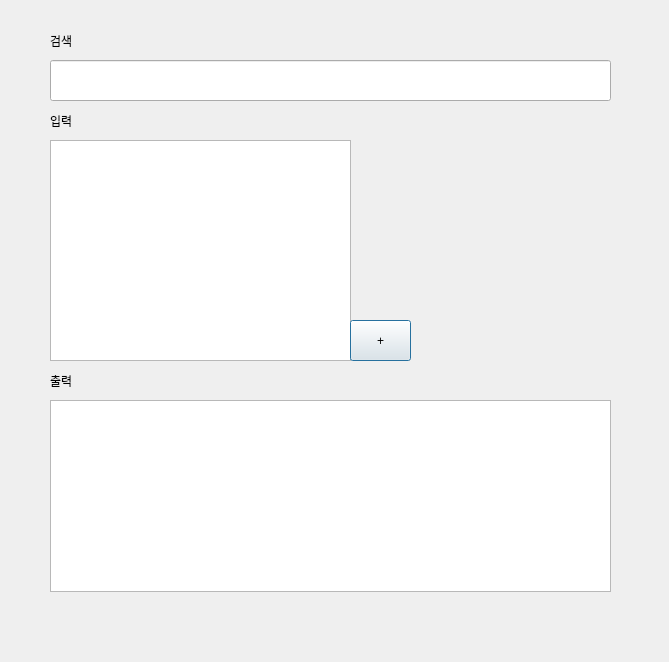
<?xml version="1.0" encoding="UTF-8"?>
<ui version="4.0">
 <class>Dialog</class>
 <widget class="QDialog" name="Dialog">
  <property name="geometry">
   <rect>
    <x>0</x>
    <y>0</y>
    <width>669</width>
    <height>662</height>
   </rect>
  </property>
  <property name="windowTitle">
   <string>Dialog</string>
  </property>
  <widget class="QLineEdit" name="Sline">
   <property name="geometry">
    <rect>
     <x>50</x>
     <y>60</y>
     <width>561</width>
     <height>41</height>
    </rect>
   </property>
  </widget>
  <widget class="QTextEdit" name="In_text">
   <property name="geometry">
    <rect>
     <x>50</x>
     <y>140</y>
     <width>301</width>
     <height>221</height>
    </rect>
   </property>
  </widget>
  <widget class="QLabel" name="label">
   <property name="geometry">
    <rect>
     <x>50</x>
     <y>20</y>
     <width>91</width>
     <height>41</height>
    </rect>
   </property>
   <property name="text">
    <string>검색</string>
   </property>
  </widget>
  <widget class="QLabel" name="label_2">
   <property name="geometry">
    <rect>
     <x>50</x>
     <y>100</y>
     <width>91</width>
     <height>41</height>
    </rect>
   </property>
   <property name="text">
    <string>입력</string>
   </property>
  </widget>
  <widget class="QLabel" name="label_3">
   <property name="geometry">
    <rect>
     <x>50</x>
     <y>360</y>
     <width>91</width>
     <height>41</height>
    </rect>
   </property>
   <property name="text">
    <string>출력</string>
   </property>
  </widget>
  <widget class="QTextBrowser" name="Out_text">
   <property name="geometry">
    <rect>
     <x>50</x>
     <y>400</y>
     <width>561</width>
     <height>192</height>
    </rect>
   </property>
   <property name="html">
    <string>&lt;!DOCTYPE HTML PUBLIC &quot;-//W3C//DTD HTML 4.0//EN&quot; &quot;http://www.w3.org/TR/REC-html40/strict.dtd&quot;&gt;
&lt;html&gt;&lt;head&gt;&lt;meta name=&quot;qrichtext&quot; content=&quot;1&quot; /&gt;&lt;style type=&quot;text/css&quot;&gt;
p, li { white-space: pre-wrap; }
&lt;/style&gt;&lt;/head&gt;&lt;body style=&quot; font-family:'Gulim'; font-size:9pt; font-weight:400; font-style:normal;&quot;&gt;
&lt;p style=&quot;-qt-paragraph-type:empty; margin-top:0px; margin-bottom:0px; margin-left:0px; margin-right:0px; -qt-block-indent:0; text-indent:0px;&quot;&gt;&lt;br /&gt;&lt;/p&gt;&lt;/body&gt;&lt;/html&gt;</string>
   </property>
  </widget>
  <widget class="QPushButton" name="Plus">
   <property name="geometry">
    <rect>
     <x>350</x>
     <y>320</y>
     <width>61</width>
     <height>41</height>
    </rect>
   </property>
   <property name="text">
    <string>+</string>
   </property>
  </widget>
 </widget>
 <resources/>
 <connections/>
</ui>
